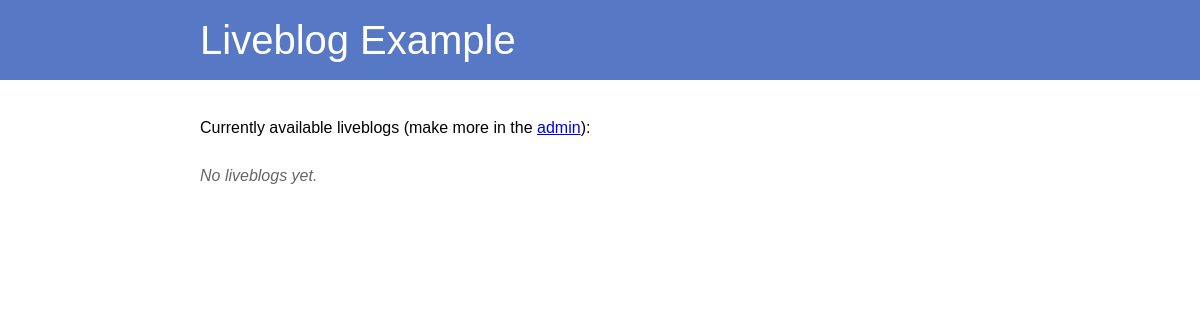
/, run on an earlier commit of the app's database.
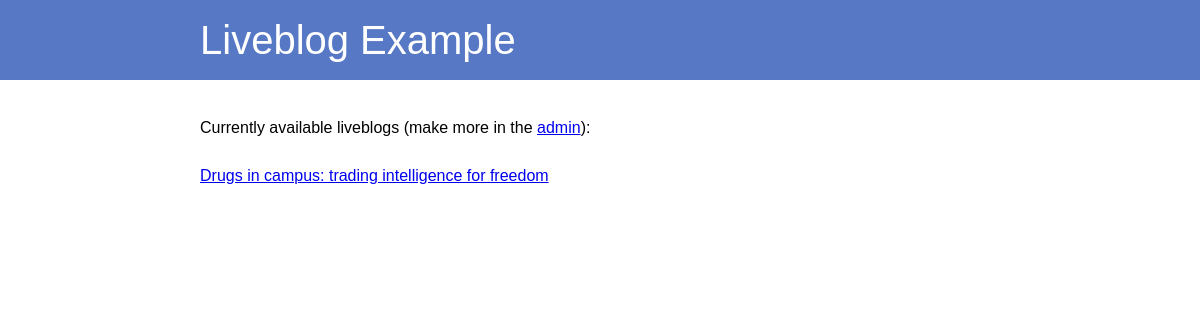
And on a later commit of the database.
### posts/models.py (models this page shows, shortened)
class Liveblog(models.Model):
    title = models.CharField(max_length=255)
    slug = models.SlugField()
    def get_absolute_url(self):
        return "/liveblog/%s/" % self.slug

### posts/views.py (the view)
# urls.py: url(r'^$', index),
def index(request):
    liveblogs = Liveblog.objects.annotate(
        max_created=Max("posts__created")
    ).order_by("-max_created")
    return render(request, "index.html", {
        "liveblogs": liveblogs,
    })

### templates/index.html (shortened to what this page needs)
{% extends "base.html" %}
{% block header_text %}Liveblog Example{% endblock %}
{% block content %}
    <p>Currently available liveblogs (make more in the <a href="/admin">admin</a>):</p>
    {% for liveblog in liveblogs %}
        <p>
            <a href="{{ liveblog.get_absolute_url }}">{{ liveblog.title }}</a>
        </p>
    {% empty %}
        <p class="empty">No liveblogs yet.</p>
    {% endfor %}
{% endblock %}

What changed in the data, as far as the page shows it:
added Liveblog: title "Drugs in campus: trading intelligence for freedom"
Also different on the page:
text no longer shown: "No liveblogs yet."
